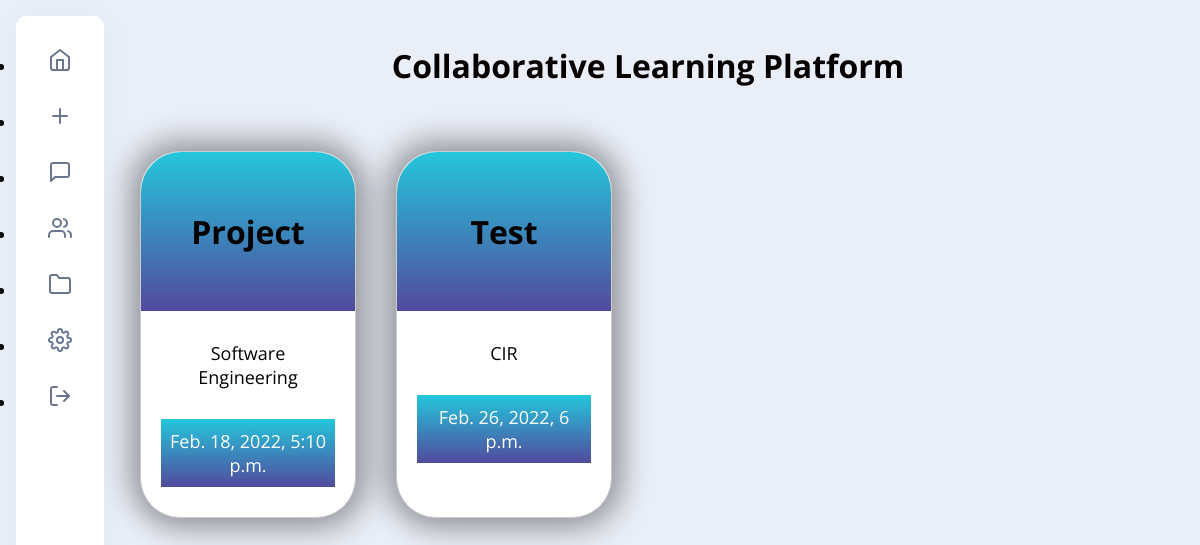
The page / on the database its author committed.
### CLP/models.py (models this page shows, shortened)
class MeetingInfo(models.Model):
    topic = models.CharField(max_length=256, blank=True, unique=True)
    sub = models.CharField(max_length=256, blank=True)
    time = models.DateTimeField(max_length=6, blank=True)
    slug = models.SlugField(blank=True, null=True)

### CLP/views.py (the view)
# urls.py: path('', views.index, name='index'),
def index(request):
    data = list(MeetingInfo.objects.values())
    content = False
    if len(data) != 0:
        content = True
    return render(request, 'CLP/dashboard.html', context={'page_title': 'CLP | Dashboard', 'data': data, 'content': content})

### templates/CLP/dashboard.html (shortened to what this page needs)
{% extends "CLP/base.html" %} {% block content %} {% load static %}
<div class="cards-list">
    {% if content %} {% for val in data %}
    <div class="card" id="card">
        <div class="card-header">
            <h1>{{ val.topic }}</h1>
        </div>
        <div class="card-body">
            <p>
                {{val.sub}}
            </p>
            <a class="btn">{{val.time}}</a>
        </div>
    </div>
    {% endfor %} {% else %}
    <h1 class="no-data-error">Nothing to show right now 😒 <br> No worries, you can create one now from the <i>New meeting dashboard</i>😎😎</h1>
    {% endif %}
</div>
{% endblock %}

### static/css/dashboardStyle.css (style rules this page uses)
body { background: #eaeef6; font-family: "Open Sans", sans-serif; }
* { padding: 0; margin: 0; box-sizing: border-box; }
.card { margin: 20px; width: 20%; background: #fff; box-shadow: 5px 5px 30px 7px rgba(0, 0, 0, 0.25), -5px -5px 30px 7px rgba(0, 0, 0, 0.22); border: 1px solid #ccc; cursor: pointer; margin-bottom: 50px; transition: 0.3s; border-radius: 40px; }
.card-header { text-align: center; padding: 50px 10px; background: linear-gradient(to top, #514A9D, #24C6DC); border-radius: 40px 40px 0px 0px; color: #fff; }
.card-body { padding: 30px 20px; text-align: center; font-size: 18px; }
.card-body .btn { display: block; color: #fff; text-align: center; background: linear-gradient(to top, #514A9D, #24C6DC); margin-top: 30px; text-decoration: none; padding: 10px 5px; }
.cards-list { z-index: 0; width: 90%; display: flex; flex-wrap: wrap; position: absolute; left: 10%; }
h1 { font-size: 2rem; font-weight: bold; color: #050000; margin: 4%; }

### rows shown on the page
MeetingInfo: topic "Project", sub "Software Engineering", time "Feb. 18, 2022, 5:10 p.m."
MeetingInfo: topic "Test", sub "CIR", time "Feb. 26, 2022, 6 p.m."
